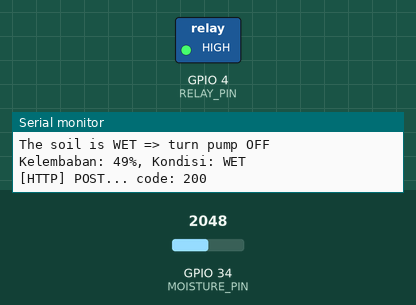
This sketch was run on a simulated ESP32. Parts: switched loads named in the sketch (green lamp = pin HIGH), the last lines printed to the serial monitor. The inputs (shaded band) are chosen by the test bench; at power-on: GPIO 34 (MOISTURE_PIN) = 2048. WiFi joins after 1.5 s; servers stay silent unless stated; uploads are accepted with an empty reply.

Above: at 3.2 s.
3.3 s: GPIO 34 (MOISTURE_PIN) set to 2201
7.4 s: GPIO 34 (MOISTURE_PIN) set to 2308
At 9.7 s:
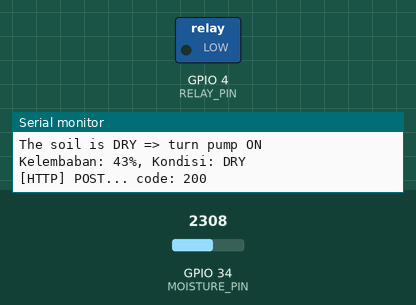
11.5 s: GPIO 34 (MOISTURE_PIN) set to 2047
At 12.1 s:
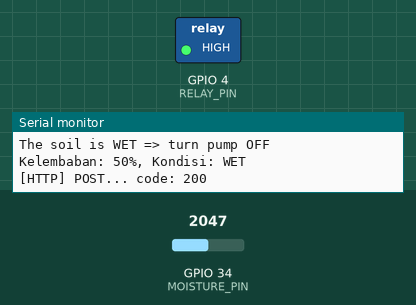
15.6 s: GPIO 34 (MOISTURE_PIN) set to 2866
At 19.5 s:
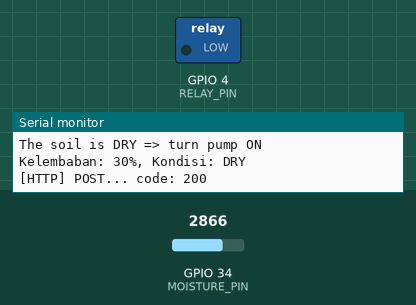
Timing chart, 0 to 20.7 s (numbered marks = the images above; inputs shaded):
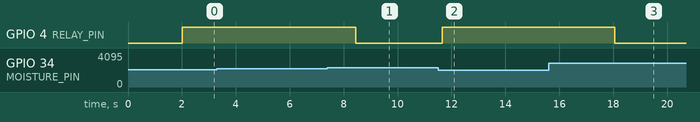

Measured:
- the behaviour switches between 2252 and 2253 on GPIO 34 (MOISTURE_PIN) (found by bisection; images 0 and 1)
- after the input at 7.4 s, GPIO 4 (RELAY_PIN): HIGH → LOW after 1.0 s
- after the input at 11.5 s, GPIO 4 (RELAY_PIN): LOW → HIGH after 0.15 s
- after the input at 15.6 s, GPIO 4 (RELAY_PIN): HIGH → LOW after 2.5 s

The sketch:

uap.ino
```cpp
#include <WiFi.h>
#include <HTTPClient.h>

#define RELAY_PIN 4
#define MOISTURE_PIN 34
#define THRESHOLD 45
int kelembaban;

char ssid[] = "Ulumganteng";
char password[] = "arul12345";
const char *serverUrl = "http://192.168.39.216/uappirdas/send.php";

bool isAutoMode = true;

void setup() {
  Serial.begin(9600);
  pinMode(RELAY_PIN, OUTPUT);

  WiFi.begin(ssid, password);
  while (WiFi.status() != WL_CONNECTED) {
    delay(1000);
    Serial.println("Connecting to WiFi...");
  }
  Serial.println("Connected to WiFi");
}

void loop() {
  int value = analogRead(MOISTURE_PIN);
  kelembaban = 100 - ((value / 4095.00) * 100);

  String kondisi = (kelembaban < THRESHOLD) ? "DRY" : "WET";

  if (kelembaban < THRESHOLD) {
    Serial.println("The soil is DRY => turn pump ON");
    digitalWrite(RELAY_PIN, LOW);
    kondisi = "DRY";
  } else {
    Serial.println("The soil is WET => turn pump OFF");
    digitalWrite(RELAY_PIN, HIGH);
    kondisi = "WET";
  }

  Serial.print("Kelembaban: ");
  Serial.print(kelembaban);
  Serial.print("%, Kondisi: ");
  Serial.println(kondisi);

  String json_data = "{\"kelembaban\":" + String(kelembaban) + ",\"kondisi\":\"" + kondisi + "\"}";

  HTTPClient http;
  http.begin(serverUrl);
  http.addHeader("Content-Type", "application/x-www-form-urlencoded");

  int httpCode = http.POST("kelembaban=" + String(kelembaban) + "&kondisi=" + kondisi);

  if (httpCode > 0) {
    Serial.printf("[HTTP] POST... code: %d\n", httpCode);
    if (httpCode == HTTP_CODE_OK) {
      String payload = http.getString();
      Serial.println(payload);
    }
  } else {
    Serial.printf("[HTTP] POST... failed, error: %s\n", http.errorToString(httpCode).c_str());
  }

  http.end();

  delay(3000);
}
```
